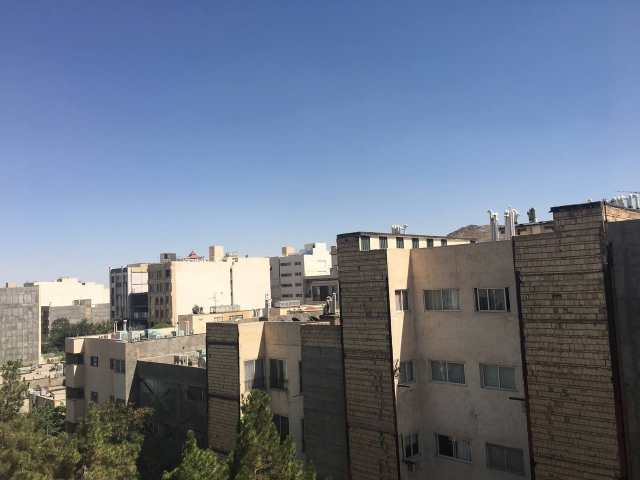
%> input picture Building Scene 1 (with 9 images)/images/image1.jpg, 1280 x 960 px (shown at 1/2 size)
$ octave code.m   (GNU Octave 9; MATLAB toolbox functions it lacks are replaced by stand-ins)
%> lines starting %> are read from the running program, lines starting %| are printed output that depends on the picture
clc;
clear;
clear all;
close;
close all;

buildingScene = imageDatastore(["images\image1.jpg" , "images\image2.jpg" , "images\image3.jpg" , "images\image4.jpg", "images\image5.jpg" , "images\image6.jpg" , "images\image7.jpg" , "images\image8.jpg" , "images\image9.jpg"]);

montage(buildingScene.Files)
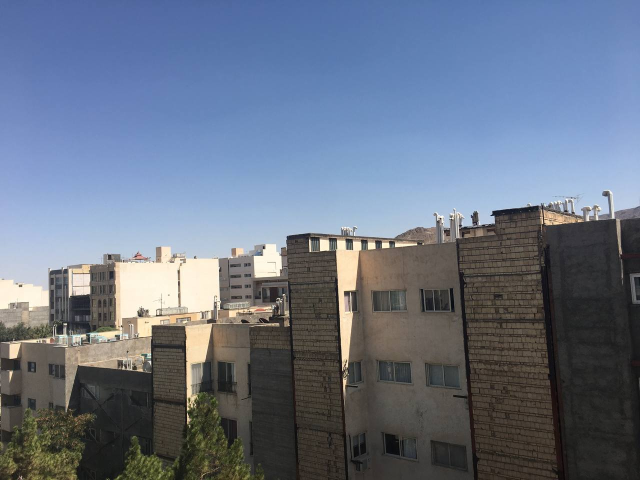
%> input picture Building Scene 1 (with 9 images)/images/image2.jpg, 1280 x 960 px (shown at 1/2 size)
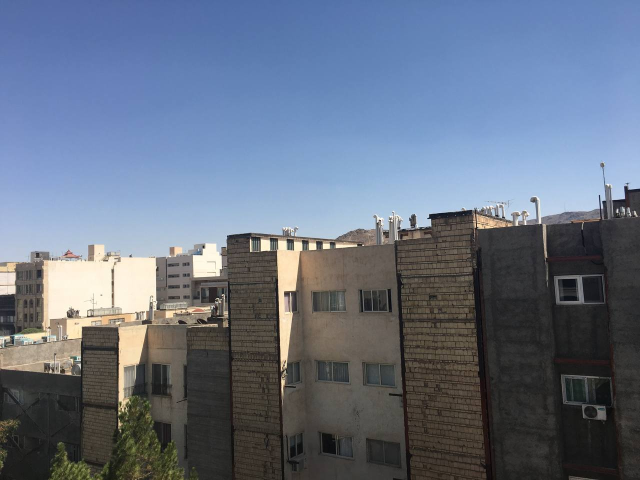
%> input picture Building Scene 1 (with 9 images)/images/image3.jpg, 1280 x 960 px (shown at 1/2 size)
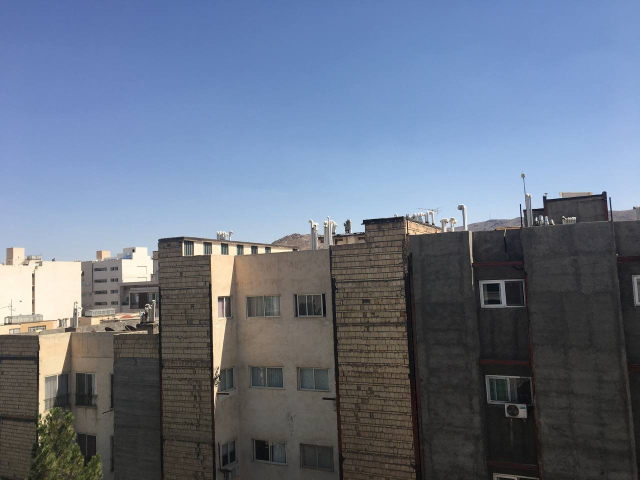
%> input picture Building Scene 1 (with 9 images)/images/image4.jpg, 1280 x 960 px (shown at 1/2 size)
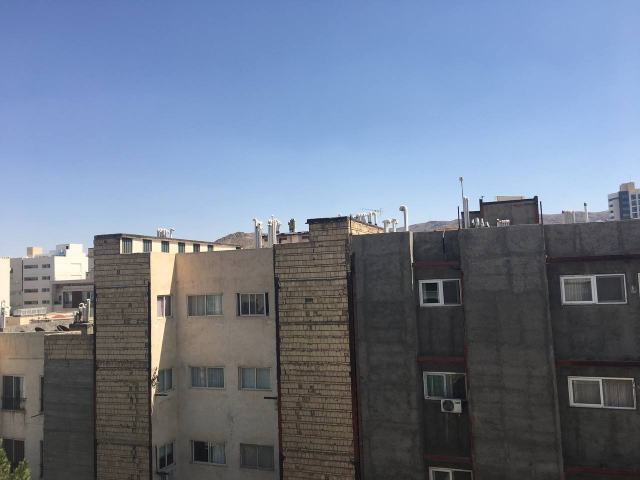
%> input picture Building Scene 1 (with 9 images)/images/image5.jpg, 1280 x 960 px (shown at 1/2 size)
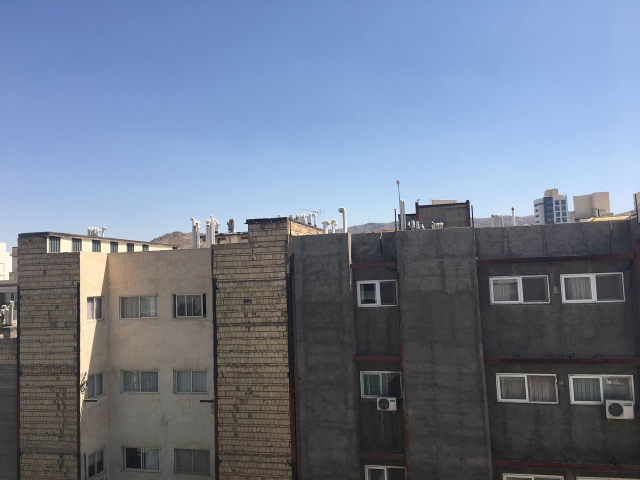
%> input picture Building Scene 1 (with 9 images)/images/image6.jpg, 1280 x 960 px (shown at 1/2 size)

I = readimage(buildingScene,1);
%> I is the input picture: size 960x1280x3 uint8; mean R, G, B 107.4, 118.2, 135.9

grayImage = im2gray(I);
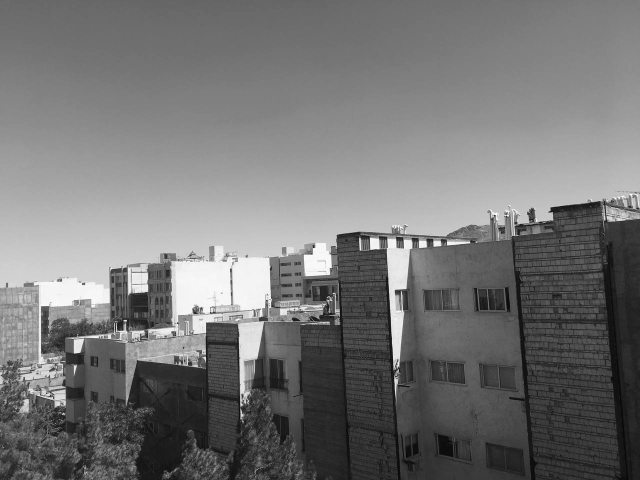
%> grayImage: size 960x1280 uint8 (shown at 1/2 size); min 0, max 255, mean 117

points = detectSIFTFeatures(grayImage);
%> points = 3306 points; strongest (x, y): (990, 432), (253, 642), (750, 489), (750, 489), (721, 479)

[features, points] = extractFeatures(grayImage,points , "Method", "SIFT");
%> points = 3294 points; strongest (x, y): (990, 432), (253, 642), (750, 489), (750, 489), (721, 479)

numImages = numel(buildingScene.Files);

%> (the run ends here)
